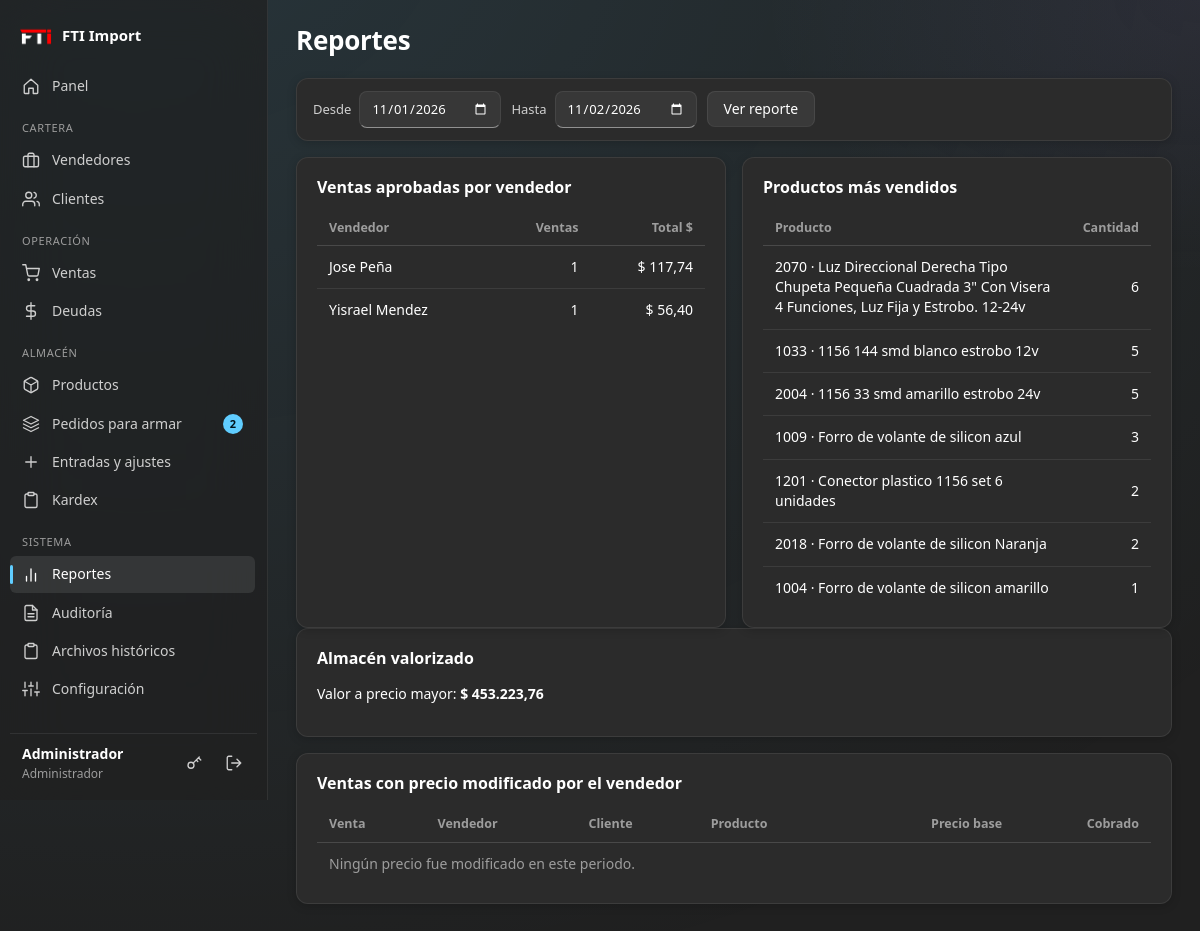
Page /reportes (signed in) on the committed database.
### tables this page shows
CREATE TABLE configuracion (
    clave TEXT PRIMARY KEY,
    valor TEXT
);

CREATE TABLE usuarios (
    id         INTEGER PRIMARY KEY AUTOINCREMENT,
    usuario    TEXT NOT NULL UNIQUE,
    nombre     TEXT NOT NULL,
    clave_hash TEXT NOT NULL,
    rol        TEXT NOT NULL CHECK (rol IN ('admin', 'vendedor')),
    telefono   TEXT DEFAULT '',
    email      TEXT DEFAULT '',
    activo     INTEGER NOT NULL DEFAULT 1,
    creado     TEXT NOT NULL,
    -- Tipo de vendedor: 'especial' elige detal/mayor y USD/Bs; 'normal' solo vende al mayor en USD.
    tipo_vendedor TEXT NOT NULL DEFAULT 'normal' CHECK (tipo_vendedor IN ('especial', 'normal'))
);

CREATE TABLE productos (
    id               INTEGER PRIMARY KEY AUTOINCREMENT,
    codigo           TEXT NOT NULL UNIQUE,
    nombre           TEXT NOT NULL,
    imagen           TEXT DEFAULT NULL,
    categoria_id     INTEGER REFERENCES categorias(id),
    unidad           TEXT NOT NULL DEFAULT 'und',
    costo_usd        REAL NOT NULL DEFAULT 0,
    precio_mayor_usd REAL NOT NULL DEFAULT 0,
    stock            REAL NOT NULL DEFAULT 0,
    stock_minimo     REAL NOT NULL DEFAULT 0,
    vendidos         REAL NOT NULL DEFAULT 0,
    activo           INTEGER NOT NULL DEFAULT 1,
    creado           TEXT NOT NULL
);

### routes/admin.py (the view)
@bp.route("/reportes")
@roles_required("admin")
def reportes():
    desde = request.args.get("desde") or hoy()[:8] + "01"
    hasta = request.args.get("hasta") or hoy()
    por_vendedor = query(
        """SELECT u.nombre, COUNT(v.id) AS n, COALESCE(SUM(v.total_usd),0) AS total
             FROM usuarios u LEFT JOIN ventas v ON v.vendedor_id = u.id AND v.estado='aprobada'
              AND substr(v.fecha,1,10) BETWEEN ? AND ?
            WHERE u.rol='vendedor' GROUP BY u.id ORDER BY total DESC""", (desde, hasta))
    top_productos = query(
        """SELECT p.codigo, p.nombre, SUM(d.cantidad) AS cant FROM venta_detalles d
             JOIN ventas v ON v.id = d.venta_id JOIN productos p ON p.id = d.producto_id
            WHERE v.estado='aprobada' AND substr(v.fecha,1,10) BETWEEN ? AND ?
            GROUP BY p.id ORDER BY cant DESC LIMIT 10""", (desde, hasta))
    modificadas = query(
        """SELECT v.id, v.numero, v.fecha, u.nombre AS vendedor, c.nombre AS cliente, p.nombre AS producto,
                  v.moneda, d.precio_lista, d.precio_unit
             FROM venta_detalles d JOIN ventas v ON v.id = d.venta_id JOIN usuarios u ON u.id = v.vendedor_id
             JOIN clientes c ON c.id = v.cliente_id JOIN productos p ON p.id = d.producto_id
            WHERE d.modificado = 1 AND v.estado IN ('pendiente','aprobada')
              AND substr(v.fecha,1,10) BETWEEN ? AND ? ORDER BY v.id DESC LIMIT 100""", (desde, hasta))
    valor = query("SELECT COALESCE(SUM(stock*precio_mayor_usd),0) AS mayor FROM productos WHERE activo=1", one=True)
    return render_template("admin/reportes.html", desde=desde, hasta=hasta, por_vendedor=por_vendedor,
                           top=top_productos, modificadas=modificadas, valor=valor)

### db.py (called while the page is built)
def query(sql, args=(), one=False):
    rows = get_db().execute(sql, args).fetchall()
    if one:
        return rows[0] if rows else None
    return rows

### services.py (called while the page is built)
def get_config(clave, defecto=""):
    fila = query("SELECT valor FROM configuracion WHERE clave = ?", (clave,), one=True)
    return fila["valor"] if fila and fila["valor"] is not None else defecto

def stock_alerta_defecto():
    return max(to_float(get_config("stock_alerta_defecto", "10"), 10.0), 0.0)

def productos_en_alerta(limite=None):
    sql = ("SELECT id, codigo, nombre, stock, unidad, " + SQL_MINIMO_EFECTIVO + " AS minimo "
           "FROM productos WHERE activo = 1 AND stock <= " + SQL_MINIMO_EFECTIVO + " ORDER BY stock ASC")
    d = stock_alerta_defecto()
    args = [d, d]
    if limite:
        sql += " LIMIT ?"
        args.append(limite)
    return query(sql, args)

def armado_desde_venta():
    return to_int(get_config("armado_desde_venta", "0"))

def contar_por_armar(usuario):
    desde = armado_desde_venta()
    if usuario["rol"] == "admin":
        pend = query("SELECT COUNT(*) AS n FROM armados a JOIN ventas v ON v.id=a.venta_id "
                     "WHERE a.estado='pendiente' AND v.estado='aprobada'", one=True)["n"]
        sin = query("SELECT COUNT(*) AS n FROM ventas v WHERE v.estado='aprobada' AND v.id > ? "
                    "AND NOT EXISTS (SELECT 1 FROM armados a WHERE a.venta_id=v.id)", (desde,), one=True)["n"]
        return pend + sin
    return query("SELECT COUNT(*) AS n FROM armados a JOIN ventas v ON v.id=a.venta_id "
                 "WHERE a.estado='pendiente' AND v.estado='aprobada' AND (a.asignado_a = ? OR a.asignado_a IS NULL)",
                 (usuario["id"],), one=True)["n"]

### utils.py (called while the page is built)
def _zona():
    return timezone(timedelta(hours=current_app.config.get("UTC_OFFSET_HORAS", -4)))

def hoy():
    return datetime.now(_zona()).strftime("%Y-%m-%d")

def to_float(valor, defecto=0.0):
    if valor is None:
        return defecto
    s = str(valor).strip().replace(" ", "")
    if not s:
        return defecto
    if "," in s and "." in s:
        s = s.replace(".", "").replace(",", ".")   # 1.234,50 -> 1234.50
    elif "," in s:
        s = s.replace(",", ".")
    try:
        return float(s)
    except ValueError:
        return defecto

def to_int(valor, defecto=0):
    try:
        return int(float(str(valor).strip()))
    except (ValueError, TypeError):
        return defecto

def csrf_field():
    return Markup(f'<input type="hidden" name="csrf_token" value="{csrf_token()}">')

### templates/admin/reportes.html
{% extends 'base.html' %}
{% block titulo %}Reportes{% endblock %}
{% block contenido %}
<form class="filters card" method="get">
  <label class="inline">Desde <input type="date" name="desde" value="{{ desde }}"></label>
  <label class="inline">Hasta <input type="date" name="hasta" value="{{ hasta }}"></label>
  <button class="btn">Ver reporte</button>
</form>
<div class="grid-2">
  <section class="card">
    <h2>Ventas aprobadas por vendedor</h2>
    <div class="table-wrap"><table class="stack">
      <thead><tr><th>Vendedor</th><th class="r">Ventas</th><th class="r">Total $</th></tr></thead>
      <tbody>{% for v in por_vendedor %}<tr><td data-label="Vendedor">{{ v.nombre }}</td><td data-label="Ventas" class="r">{{ v.n }}</td><td data-label="Total" class="r">$ {{ v.total|num }}</td></tr>
      {% else %}<tr><td colspan="3" class="muted">Sin datos.</td></tr>{% endfor %}</tbody></table></div>
  </section>
  <section class="card">
    <h2>Productos más vendidos</h2>
    <div class="table-wrap"><table class="stack">
      <thead><tr><th>Producto</th><th class="r">Cantidad</th></tr></thead>
      <tbody>{% for p in top %}<tr><td data-label="Producto">{{ p.codigo }} · {{ p.nombre }}</td><td data-label="Cantidad" class="r">{{ p.cant|qty }}</td></tr>
      {% else %}<tr><td colspan="2" class="muted">Sin datos.</td></tr>{% endfor %}</tbody></table></div>
  </section>
</div>
<section class="card">
  <h2>Almacén valorizado</h2>
  <p>Valor a precio mayor: <b>$ {{ valor.mayor|num }}</b></p>
</section>
<section class="card">
  <h2>Ventas con precio modificado por el vendedor</h2>
  <div class="table-wrap"><table class="stack">
    <thead><tr><th>Venta</th><th>Vendedor</th><th>Cliente</th><th>Producto</th><th class="r">Precio base</th><th class="r">Cobrado</th></tr></thead>
    <tbody>{% for m in modificadas %}
      <tr><td data-label="Venta"><a href="{{ url_for('ventas.detalle', venta_id=m.id) }}">{{ m.numero }}</a></td><td data-label="Vendedor">{{ m.vendedor }}</td>
          <td data-label="Cliente">{{ m.cliente }}</td><td data-label="Producto">{{ m.producto }}</td>
          <td data-label="Precio base" class="r">{{ m.precio_lista|money(m.moneda) }}</td>
          <td data-label="Cobrado" class="r {{ 'neg' if m.precio_unit < m.precio_lista else 'pos' }}">{{ m.precio_unit|money(m.moneda) }}</td></tr>
    {% else %}<tr><td colspan="6" class="muted">Ningún precio fue modificado en este periodo.</td></tr>{% endfor %}</tbody></table></div>
</section>
{% endblock %}

### templates/base.html (shortened to what this page needs)
{% from '_macros.html' import ico, flashes %}
<!doctype html>
<html lang="es">
<head>
  <link rel="stylesheet" href="{{ url_for('static', filename='css/style.css') }}">
</head>
<body>
{% if g.user %}
  {% set ep = request.endpoint or '' %}
  <div class="shell">
    <aside class="sidebar">
<div class="brand">
    <span class="brand-logo">
        <img src="{{ url_for('static', filename='logo.png') }}"
             alt="Logo de la empresa"
             class="logo-empresa">
    </span>
    <span class="brand-name">{{ empresa }}</span>
</div>      <nav class="nav">
        <a href="{{ url_for('panel.inicio') }}" class="{{ 'on' if ep == 'panel.inicio' }}">{{ ico('home') }}<span>Panel</span></a>
        {% if g.user.rol == 'admin' %}
          <div class="nav-group">Cartera</div>
          <a href="{{ url_for('admin.vendedores') }}" class="{{ 'on' if ep.startswith('admin.vendedor') }}">{{ ico('brief') }}<span>Vendedores</span></a>
          <a href="{{ url_for('clientes.lista') }}" class="{{ 'on' if ep.startswith('clientes.') }}">{{ ico('users') }}<span>Clientes</span></a>
          <div class="nav-group">Operación</div>
          <a href="{{ url_for('ventas.lista') }}" class="{{ 'on' if ep.startswith('ventas.') }}">{{ ico('cart') }}<span>Ventas</span>{% if n_pendientes %}<b class="pill">{{ n_pendientes }}</b>{% endif %}</a>
          <a href="{{ url_for('deudas.lista') }}" class="{{ 'on' if ep.startswith('deudas.') }}">{{ ico('dollar') }}<span>Deudas</span></a>
          <div class="nav-group">Almacén</div>
          <a href="{{ url_for('catalogo.productos') }}" class="{{ 'on' if ep in ('catalogo.productos','catalogo.producto_nuevo','catalogo.producto_editar','catalogo.categorias') }}">{{ ico('box') }}<span>Productos</span></a>
          <a href="{{ url_for('armados.lista') }}" class="{{ 'on' if ep.startswith('armados.') }}">{{ ico('layers') }}<span>Pedidos para armar</span>{% if n_por_armar %}<b class="pill" title="Pedidos pendientes o sin asignar">{{ n_por_armar }}</b>{% endif %}</a>
          <a href="{{ url_for('catalogo.movimiento') }}" class="{{ 'on' if ep == 'catalogo.movimiento' }}">{{ ico('plus') }}<span>Entradas y ajustes</span></a>
          <a href="{{ url_for('catalogo.kardex') }}" class="{{ 'on' if ep == 'catalogo.kardex' }}">{{ ico('clip') }}<span>Kardex</span></a>
          <div class="nav-group">Sistema</div>
          <a href="{{ url_for('admin.reportes') }}" class="{{ 'on' if ep == 'admin.reportes' }}">{{ ico('chart') }}<span>Reportes</span></a>
          <a href="{{ url_for('admin.auditoria') }}" class="{{ 'on' if ep == 'admin.auditoria' }}">{{ ico('file') }}<span>Auditoría</span></a>
          <a href="{{ url_for('admin.historiales') }}" class="{{ 'on' if ep.startswith('admin.historial') }}">{{ ico('clip') }}<span>Archivos históricos</span></a>
          <a href="{{ url_for('admin.configuracion') }}" class="{{ 'on' if ep == 'admin.configuracion' }}">{{ ico('sliders') }}<span>Configuración</span></a>
        {% endif %}
      </nav>
      <div class="user-box">
        <div class="user-info"><b>{{ g.user.nombre }}</b><small>{{ 'Administrador' if g.user.rol == 'admin' else ('Vendedor especial' if g.user.tipo_vendedor == 'especial' else 'Vendedor') }}</small></div>
        <a class="icon-btn" href="{{ url_for('auth.cuenta') }}" title="Cambiar clave">{{ ico('key') }}</a>
        <form method="post" action="{{ url_for('auth.logout') }}">{{ csrf_field() }}<button class="icon-btn" title="Cerrar sesión">{{ ico('logout') }}</button></form>
      </div>
    </aside>
    <main class="content">
      <header class="topbar">
        <h1>{% block titulo %}{% endblock %}</h1>
      </header>
      {% block contenido %}{% endblock %}
    </main>
  </div>
{% else %}
  <main class="auth">{{ flashes() }}{{ self.contenido() }}</main>
{% endif %}
</body>
</html>

### templates/base.html (style rules this page uses)
.brand-logo { background: transparent !important; border: none !important; box-shadow: none !important; }
.logo-empresa { width: 100%; height: 100%; object-fit: contain; display: block; }

### rows in the picture
configuracion: valor "FTI Import"
usuarios: user.nombre "Administrador", rol "Administrador"
usuarios: nombre "Jose Peña", n "1", total|num "117,74"
usuarios: nombre "Yisrael Mendez", n "1", total|num "56,40"
productos: codigo "2070", nombre "Luz Direccional Derecha Tipo Chupeta Pequeña Cuadrada 3\" Con Visera 4 Funciones, Luz Fija y Estrobo. 12-24v", cant|qty "6"
productos: codigo "1033", nombre "1156 144 smd blanco estrobo 12v", cant|qty "5"
productos: codigo "2004", nombre "1156 33 smd amarillo estrobo 24v", cant|qty "5"
productos: codigo "1009", nombre "Forro de volante de silicon azul", cant|qty "3"
productos: codigo "1201", nombre "Conector plastico 1156 set 6 unidades", cant|qty "2"
productos: codigo "2018", nombre "Forro de volante de silicon Naranja", cant|qty "2"
productos: codigo "1004", nombre "Forro de volante de silicon amarillo", cant|qty "1"

### other values in the picture
{{ n_por_armar }} "2"
{{ valor.mayor|num }} "453.223,76"
